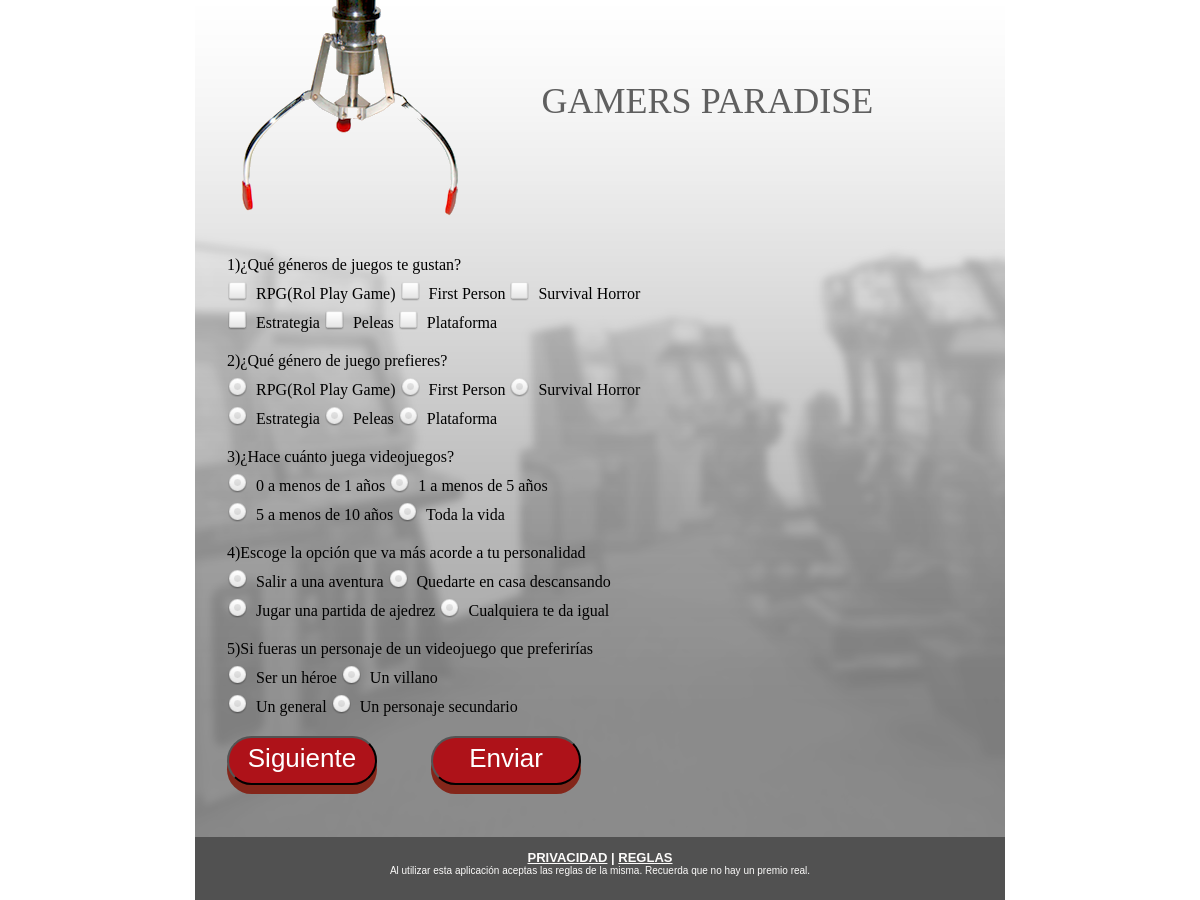
The page /encuesta.php on the database its author committed.
### tables this page shows
CREATE TABLE IF NOT EXISTS `tb_question` (
  `question_id` int(11) NOT NULL AUTO_INCREMENT,
  `text` varchar(300) NOT NULL,
  `type_multiple` tinyint(1) NOT NULL,
  PRIMARY KEY (`question_id`)
);

CREATE TABLE IF NOT EXISTS `tb_choices` (
  `choice_id` int(11) NOT NULL AUTO_INCREMENT,
  `text` varchar(300) NOT NULL,
  PRIMARY KEY (`choice_id`)
);

### entities/DBConnection.php (called while the page is built)
<?php
class DBConnection {
    private $db_host = "localhost";
    private $db_name = "gamers_paradise";
    private $username = "root";
    private $password = "root";
    private $connection;
    function __construct() {
        try {
            $this->connection = new PDO("mysql:host=$this->db_host;dbname=$this->db_name", $this->username, $this->password);
            $this->connection->exec("set names utf8");
        } catch (PDOException $e) {
            echo $e->getMessage();
        }
    }
    public function getConnection() {
        return $this->connection;
    }
}
?>

### dal/QuestionDAL.php (called while the page is built, shortened)
<?php
require_once 'entities/Question.php';
require_once 'entities/Choice.php';
require_once 'entities/DBConnection.php';
class QuestionDAL {
    private $conn;
    function __construct() {
        $connection = new DBConnection();
        $this->conn = $connection->getConnection();
    }
    public function getQuestions() {
        $questions = array();
        try {
            $statement = $this->conn->prepare("SELECT question_id, text, type_multiple from tb_question");
            $statement->execute();
            $result = $statement->fetchAll();
            foreach ($result as $row) {
                $question = new Question();
                $question->setQuestion_id($row['question_id']);
                $question->setText($row['text']);
                $question->setType_multiple($row['type_multiple']);
                $statement = $this->conn->prepare("select c.choice_id cid, text from tb_choices c, tb_question_choice qc where c.choice_id = qc.choice_id and qc.question_id = ? ");
                $statement->bindParam(1, $row['question_id']);
                $statement->execute();
                $choices = $statement->fetchAll();
                foreach ( $choices as $choice ){
                    $choiceObject = new Choice();
                    $choiceObject->setChoice_id( $choice['cid'] );
                    $choiceObject->setText( $choice['text'] );
                    $question->addChoice($choiceObject);
                }
                $questions[] = $question;
            }
            return $questions;
        } catch (PDOException $e) {
            echo $e->getMessage();
        }
    }
}
?>

### entities/Question.php (called while the page is built, shortened)
<?php
class Question {
    private $text;
    private $type_multiple;
    private $choices;
    function __construct() {
        $this->text="";
        $this->type_multiple=false;
        $this->choices = array();
    }
    public function getText() {
        return $this->text;
    }
    public function setText($text) {
        $this->text = $text;
    }
    public function getType_multiple() {
        return $this->type_multiple;
    }
    public function setType_multiple($type_multiple) {
        $this->type_multiple = $type_multiple;
    }
    public function addChoice($choice){
        $this->choices[] = $choice;
    }
    public function getChoices() {
        return $this->choices;
    }
}
?>

### entities/Choice.php (called while the page is built)
<?php
class Choice {
    private $choice_id;
    private $text;
    function __construct() {
        $this->choice_id=0;
        $this->text="";
    }
    public function getChoice_id() {
        return $this->choice_id;
    }
    public function setChoice_id($choice_id) {
        $this->choice_id = $choice_id;
    }
    public function getText() {
        return $this->text;
    }
    public function setText($text) {
        $this->text = $text;
    }
}
?>

### encuesta.php (the view, shortened to what this page needs)
<?php
require_once('dal/QuestionDAL.php');
$quuestionDAL = new QuestionDAL();
$questions = $quuestionDAL->getQuestions();
?>
<!DOCTYPE html PUBLIC "-//W3C//DTD XHTML 1.0 Transitional//EN" "http://www.w3.org/TR/xhtml1/DTD/xhtml1-transitional.dtd">
<html xmlns="http://www.w3.org/1999/xhtml">
<head>
<link href="css/estilos.css" rel="stylesheet" type="text/css" />
<link rel="stylesheet" href="css/jquery.fancybox.css?v=2.1.4" type="text/css" media="screen" />
</head>
<body>
<div id="wrapper">
  <div id="titulo">
    <h1 class="titles">GAMERS PARADISE</h1>
  </div>
  <div id="survey">
  <form id="survey">
  <?php
  $number = 1;
  foreach ($questions as $question){?>
  	<div class= "question<?php if( $number > 5 ){ echo "2"; }  ?>">
    	<?php echo $number . ")" .  $question->getText(); ?>
        <br/>
        <div id="choices">
        <?php $choices = $question->getChoices( );
		$maxIndex = sizeof( $choices );
        for( $index = 0; $index < $maxIndex; $index++ ){
        	$choice = $choices[$index];
        	if( $question->getType_multiple( ) == 1 ){ ?>
            <label for="<?php echo $choice->getChoice_id();?>">
			<?php echo $choice->getText(); ?>
            </label>
            <?php if( ( fmod( $maxIndex , 2 ) == 0 && $index == $maxIndex/2 - 1 ) || ( fmod( $maxIndex , 2 ) != 0 && $index == 1 ) ){ echo '<br/>'; }  ?>
        	<?php }
			else{?>
            <label for="<?php echo( $choice->getChoice_id() );?>_">
            	<?php echo $choice->getText(); ?>
            </label>
                <?php if( ( fmod( $maxIndex , 2 ) == 0 && $index == $maxIndex/2 - 1 && $maxIndex > 2 ) || ( fmod( $maxIndex , 2 ) != 0 && $index == 1 ) ){ echo '<br/>'; }  ?>
            <?php } ?>
        <?php } ?>
        </div>
    </div>
  <?php $number += 1; } ?>
  <input type="button" class="buttonNext contenedor-boton-encuesta" name="button" value="Siguiente"/>
  <input type="button" class="contenedor-boton-encuesta contenedor-boton-encuesta-enviar" name="button2" value="Enviar"/>
  </form>
  </div>
  <div id="sidebar">
  </div>
  <div id="footer">
                <h2 id="footer-title"><a class="fancybox iframe" rel="group" href="privacy.html">PRIVACIDAD</a> | <a class="fancybox iframe" rel="group" href="tos.html">REGLAS</a></h2>
                <p class="information">Al utilizar esta aplicación aceptas las reglas de la misma. Recuerda que no hay un premio real.</p>
        </div>
    </div>
</body>
</html>

### css/estilos.css (style rules this page uses)
body,div,dl,dt,dd,ul,ol,li,h1,h2,h3,h4,h5,h6,pre,code,form,fieldset,legend,input,button,textarea,p,blockquote,th,td { margin:0;padding:0; }
h1,h2,h3,h4,h5,h6 { font-size:100%;font-weight:normal; }
#wrapper { margin: auto; width: 810px; height: 900px; background:url(../imagenes/bg.png) no-repeat; }
#titulo { width: 405px; height: 50px; display: block; float: right; padding: 80px 95px 80px 0; }
#survey { height: 625px; width: 549px; margin-left: 16px; margin-top: 23px; margin-right: 10px; display: block; float: left; }
#sidebar { height: 625px; width: 230px; margin-top: 0px; display: block; float: left; }
#footer-title { font-family: Arial, Helvetica, sans-serif; font-size: 13px; color: #fcfbfa; text-align: center; font-weight: bold; }
#footer h2 a { font-family: Arial, Helvetica, sans-serif; font-size: 13px; color: #fcfbfa; text-align: center; font-weight: bold; }
.titles { font-family: Verlag Light, "Linux Libertine G", "Lucida Calligraphy"; font-size: 36px; color: #5f5f5f; text-align: center; text-transform:uppercase; }
.information { font-family: Arial, Helvetica, sans-serif; font-size: 10px; color: #fcfbfa; text-align: center; }
#footer { display: block; padding-top: 15px; height: 50px; width: 810px; position: absolute; top: 835px; }
.question { margin: 0px 0px 0px 0px; }
#choices { display: inline-block; margin: 0px 0px 20px 0px; }
.contenedor-boton-encuesta { font-family: Verlag Black, Arial, Sans Serif; height: 25px; width: 150px; display: inline-block; background: #ae1219; border-radius: 32px; position: relative; -webkit-transition: all 0.1s; -moz-transition: all 0.1s; transition: all 0.1s; -webkit-box-shadow: 0px 9px 0px #84261a; -moz-box-shadow: 0px 9px 0px #84261a; box-shadow: 0px 9px 0px #84261a; font-size: 26px; padding-top: 5px; color: #FFF; text-decoration: none; text-align: center; padding-bottom: 40px; margin-top: 0px; }
.contenedor-boton-encuesta-enviar { left: 50px; }
input[type="radio"] + label { display:inline-block; }
input[type="radio"] + label:before, input[type="checkbox"] + label:before { content:''; display: inline-block; position:relative; top:0.25em; left:-2px; width:25px; height:25px; background-image:url(../imagenes/formelements.png); }
input[type="checkbox"] + label:before { background-position: 0 -25px; }
input[type="radio"] + label:before { background-position: -25px -25px; }

### rows shown on the page
tb_question: text "¿Qué géneros de juegos te gustan?"
tb_choices: text "RPG(Rol Play Game)"
tb_choices: text "First Person"
tb_choices: text "Survival Horror"
tb_choices: text "Estrategia"
tb_choices: text "Peleas"
tb_choices: text "Plataforma"
tb_question: text "¿Qué género de juego prefieres?"
tb_question: text "¿Hace cuánto juega videojuegos?"
tb_choices: text "0 a menos de 1 años"
tb_choices: text "1 a menos de 5 años"
tb_choices: text "5 a menos de 10 años"
tb_choices: text "Toda la vida"
tb_question: text "Escoge la opción que va más acorde a tu personalidad"
tb_choices: text "Salir a una aventura"
tb_choices: text "Quedarte en casa descansando"
tb_choices: text "Jugar una partida de ajedrez"
tb_choices: text "Cualquiera te da igual"
tb_question: text "Si fueras un personaje de un videojuego que preferirías"
tb_choices: text "Ser un héroe"
tb_choices: text "Un villano"
tb_choices: text "Un general"
tb_choices: text "Un personaje secundario"
